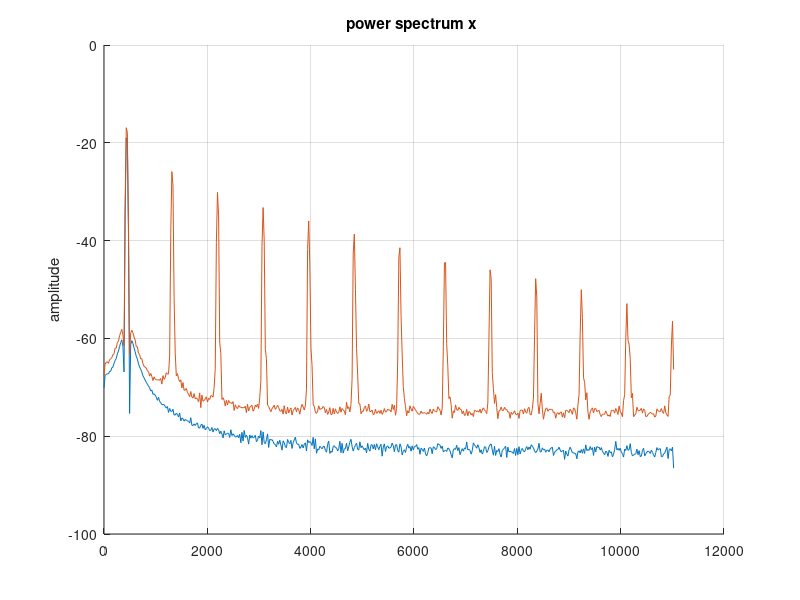

The MATLAB source for this figure: (Note: this script raises an error after producing the figure.)
% Small intro to spectrum analysis, noise and distortion in MATLAB/Octave
% By Jacques Berg
%
% If you are using Octave, you need to install (needed only the first time) and
% load signal processing package
%   pkg install -forge signal
%   pkg load signal

% First we add noise to the signal
SNR = 40;                   % dB, signal-to-noise ratio (SNR)
Fs = 22050;                 % sampling frequency, just for fun it is half of the CD standard 44,1 kHz
tt = 0:(1/Fs):1;            % time vector for one second duration (now real second instead of sample index)
ss = sin(2*pi*440*tt);      % sinusoidal signal with a frequency of 440Hz (Middle A, the standard for musical pitch)
sound(ss,Fs)

% SNR = 10log(Psignal/Pnoise)
% 10^(SNR/10)=log(Psignal/Pnoise)
% Pnoise = Psignal/10^(SNR/10)

% Variance of the signal is the power of the signal (if zero mean signal)
var(ss)
nvar = var(ss)/10^(SNR/10);
ssnn = ss + randn(size(ss))*sqrt(nvar); % SNR = 40 dB
ssn  = min(1,max(-1,ssnn));             % limit to [-1,1] to prevent distortion in sound() function

sound(ssn,Fs)                           % signal and the noise
sound(randn(size(ss))*sqrt(nvar),Fs)    % just the noise for a comparision

% let's evaluate the spectra of the signal
figure(1); clf; hold on
pwelch(ssn,1024,0.5,1024,Fs,'dB')

% Now we simulate the distortion caused by clipping
% Clipping is done by first amplifying the signal tentimes (10x) and then limiting to the range [-1,1]
ssn10 = ssn*10;                         % amplified, noisy sinusoidal signal
sound(ssn,Fs)
ssn10( ssn10 > 1 ) = 1;                 % upper limit clipping
ssn10( ssn10 <-1 ) =-1;                 % lower limit clipping
sound(ssn10,Fs)
sound(ssn,Fs)
sound(ssn10,Fs)
std(ssn10)

% then the spectra of the clipped signal
pwelch(ssn10,1024,0.5,1024,Fs,'dB')
grid; hold off

% let's get a new sound sample (from the Windows sounds)
[fname,fpath] = uigetfile('c:\windows\Media\*.wav');
[yy, Fs] = audioread([fpath, fname]);
[fpath, fname]
sound(yy,Fs)

% and then the spectrogram ...
figure(2); specgram(yy(:,1),512,Fs)

